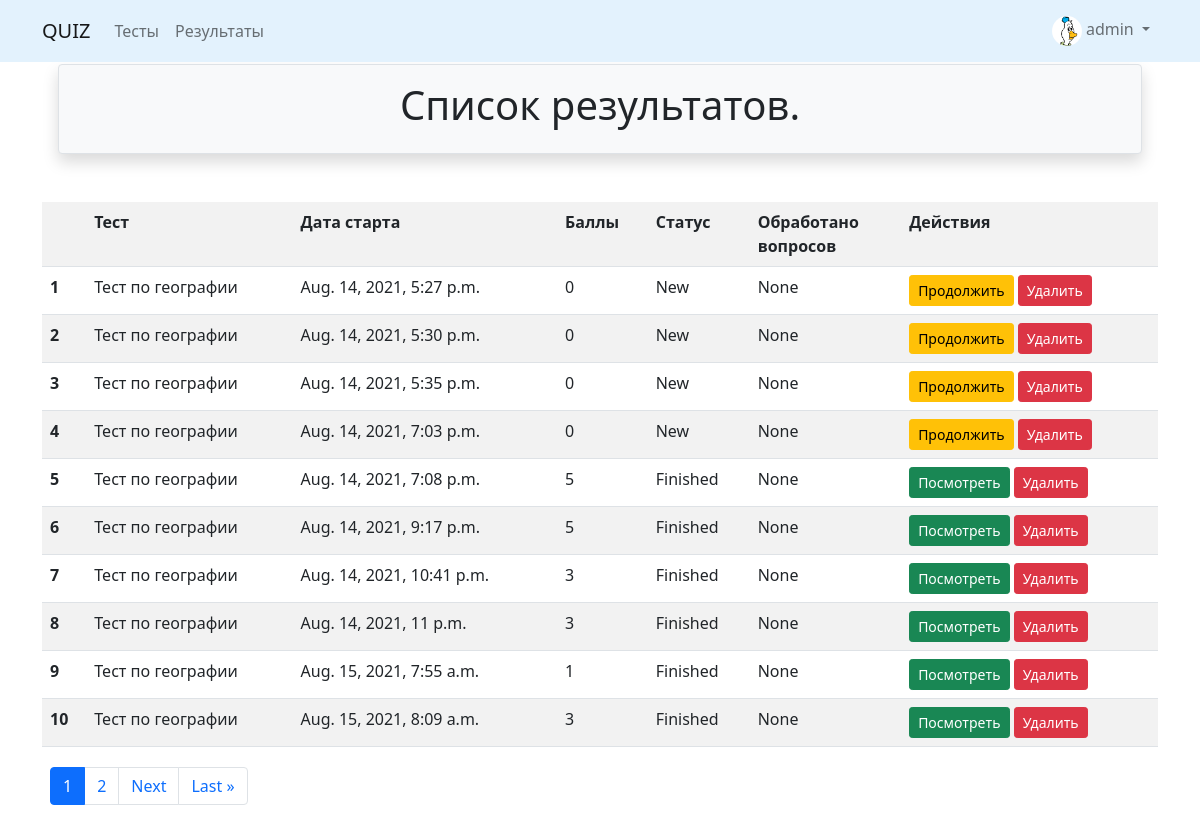
The page /quizzes/result_list/ (signed in) on the database as committed earlier.
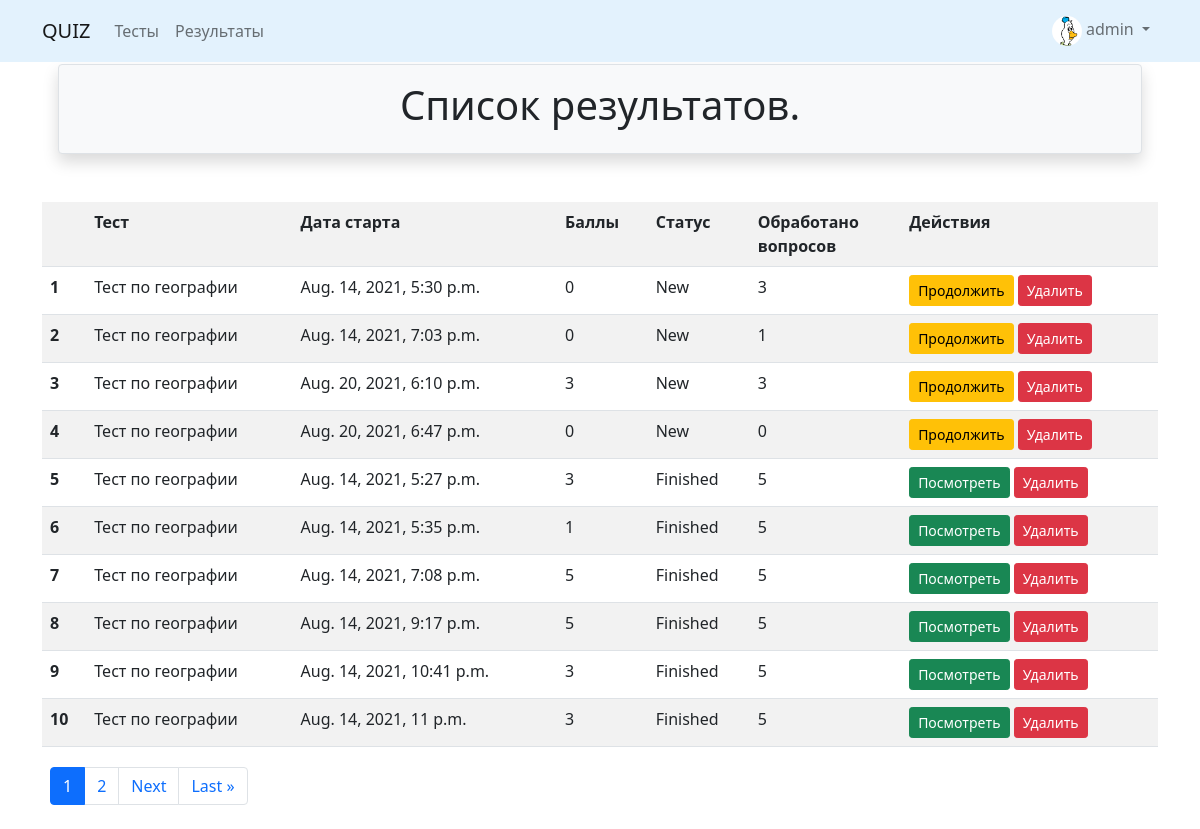
The same page on the database as committed later.
### quiz/models.py (models this page shows, shortened)
class Result(BaseModel):
    class STATE(models.IntegerChoices):
        NEW = 0, "New"
        FINISHED = 1, "Finished"
    user = models.ForeignKey(get_user_model(), related_name='results', on_delete=models.CASCADE)
    exam = models.ForeignKey(Exam, related_name='results', on_delete=models.CASCADE)
    state = models.PositiveSmallIntegerField(default=STATE.NEW, choices=STATE.choices)
    uuid = models.UUIDField(default=generate_uuid, db_index=True, unique=True)
    current_order_number = models.PositiveSmallIntegerField(null=True)
    num_correct_answers = models.PositiveSmallIntegerField(default=0)
    num_incorrect_answers = models.PositiveSmallIntegerField(default=0)
    def scores_result(self):
        return max(0, self.num_correct_answers - self.num_incorrect_answers)

class Exam(BaseModel):
    QUESTION_MIN_LIMIT = 3
    QUESTION_MAX_LIMIT = 20
    class LEVEL(models.IntegerChoices):
        BASIC = 0, 'Basic'
        MIDDLE = 1, 'Middle'
        ADVANCED = 2, 'Advanced'
    uuid = models.UUIDField(default=generate_uuid, db_index=True, unique=True)
    title = models.CharField(max_length=64)
    description = models.TextField(null=True, blank=True)
    level = models.PositiveSmallIntegerField(choices=LEVEL.choices, default=LEVEL.BASIC)

### quiz/views.py (the view)
# urls.py: path('result_list/', ResultListView.as_view(), name='result_list'),
class ResultListView(LoginRequiredMixin, ListView):
    model = Result
    template_name = 'results/list.html'
    context_object_name = 'results'
    paginate_by = 10
    def get_queryset(self):
        return self.model.objects.filter(user=self.request.user).order_by('state')

### quiz/templates/results/list.html (shortened to what this page needs)
{% extends 'base.html' %}
{% block header %}
    Список результатов.
{% endblock %}
{% block content %}
    {% if results %}
        <table class="table table-striped table-hover">
            <tr>
                <th></th>
                <th>Тест</th>
                <th>Дата старта</th>
                <th>Баллы</th>
                <th>Статус</th>
                <th>Обработано<br>вопросов</th>
                <th>Действия</th>
            </tr>
            {% for result in results %}
            <tr>
                {% if is_paginated %}
                    <td><b>{{ forloop.counter0|add:page_obj.start_index }}</b></td>
                {% else %}
                    <td><b>{{ forloop.counter }}</b></td>
                {% endif %}
                <td>{{ result.exam.title }}</td>
                <td>{{ result.create_timestamp }}</td>
                <td>{{ result.scores_result }}</td>
                <td>{{ result.get_state_display }}</td>
                <td>{{ result.current_order_number }}</td>
                <td>
                    {% if result.state == result.STATE.NEW %}
                        <a class="btn btn-warning btn-sm" href="{% url 'quizzes:result_update' result.exam.uuid result.uuid %}">
                            Продолжить
                        </a>
                        <a class="btn btn-danger btn-sm" href="{% url 'quizzes:result_delete' result.exam.uuid result.uuid %}">
                            Удалить
                        </a>
                    {% else %}
                        <a class="btn btn-success btn-sm" href="{% url 'quizzes:result_details' result.exam.uuid result.uuid %}">
                            Посмотреть
                        </a>
                        <a class="btn btn-danger btn-sm" href="{% url 'quizzes:result_delete' result.exam.uuid result.uuid %}">
                            Удалить
                        </a>
                    {% endif %}
                </td>
            </tr>
            {% endfor %}
        </table>
        {% if is_paginated %}
            <div class="p-1 m-1">
                {% include 'includes/pagination.html' %}
            </div>
        {% endif %}
    {% else %}
        <p>Результатов тестов ещё нет!</p>
    {% endif %}
{% endblock %}

Rows that differ between the two databases and show on the page:
no longer on this page (row edited): Result: exam "Тест по географии", create_timestamp "Aug. 15, 2021, 7:55 a.m.", scores_result "1", state "Finished", current_order_number "None", shows "Посмотреть"
no longer on this page (row edited): Result: exam "Тест по географии", create_timestamp "Aug. 15, 2021, 8:09 a.m.", scores_result "3", state "Finished", current_order_number "None", shows "Посмотреть"
changed Result "Aug. 14, 2021, 5:30 p.m.": current_order_number "None" → "3"; moves up the list
changed Result "Aug. 14, 2021, 7:03 p.m.": current_order_number "None" → "1"; moves up the list
added Result: exam "Тест по географии", create_timestamp "Aug. 20, 2021, 6:10 p.m.", scores_result "3", state "New", current_order_number "3", shows "Продолжить"
added Result: exam "Тест по географии", create_timestamp "Aug. 20, 2021, 6:47 p.m.", scores_result "0", state "New", current_order_number "0", shows "Продолжить"
changed Result "Aug. 14, 2021, 5:27 p.m.": scores_result "0" → "3"; state "New" → "Finished"; current_order_number "None" → "5"; state "Продолжить" → "Посмотреть"
changed Result "Aug. 14, 2021, 5:35 p.m.": scores_result "0" → "1"; state "New" → "Finished"; current_order_number "None" → "5"; state "Продолжить" → "Посмотреть"
changed Result "Aug. 14, 2021, 7:08 p.m.": current_order_number "None" → "5"
changed Result "Aug. 14, 2021, 9:17 p.m.": current_order_number "None" → "5"
changed Result "Aug. 14, 2021, 10:41 p.m.": current_order_number "None" → "5"
changed Result "Aug. 14, 2021, 11 p.m.": current_order_number "None" → "5"
